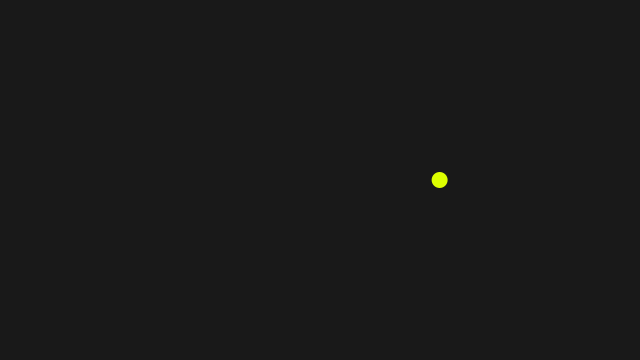
Frame 1 (no input)
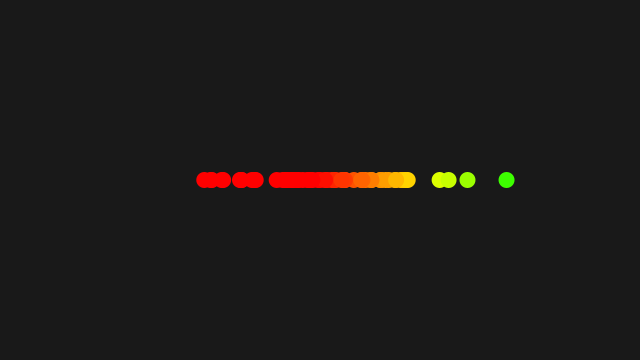
Frame 60 (the mouse pressed at the canvas centre just before this capture)
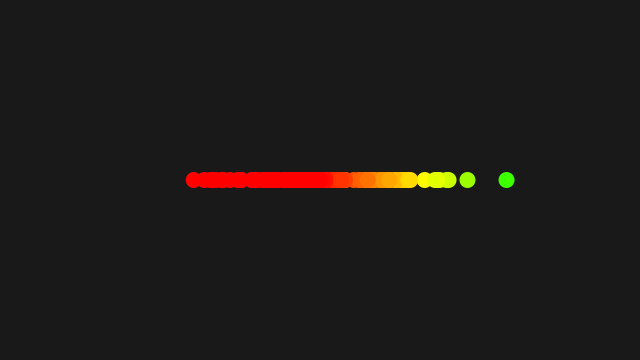
Frame 120 (the mouse held since frame 60 and released just before this capture)

The Processing sketch that drew these frames (run headless with seeded random() and noise(); from frame 60 on, the mouse is pressed at the canvas centre):

// Processing sketch: i_4_PaintDistribution
// ── i_4_PaintDistribution.pde
// Create a Gaussian distribution of dots, also colored with a Gaussian distribution

import java.util.Random;

Random generator;
int i;
int hueMax = 360;

void setup() {
  size(640, 360);
  background(25, 25, 25);
  colorMode(HSB, hueMax, 100, 100);
  generator = new Random();
}

void draw() {
  if (i == 1000) noLoop();
  // nextGaussian returns a normal distribution of random numbers with a mean of zero and a standard deviation of 1
  float num = (float) generator.nextGaussian();
  float sd = 60;
  float mean = 320;
  float x = sd * num + mean;

  noStroke();
  fill(hueMax*num*(sd/width)+(mean/width), 100, 100);
  ellipse(x, 180, 16, 16);

  i++;
}
